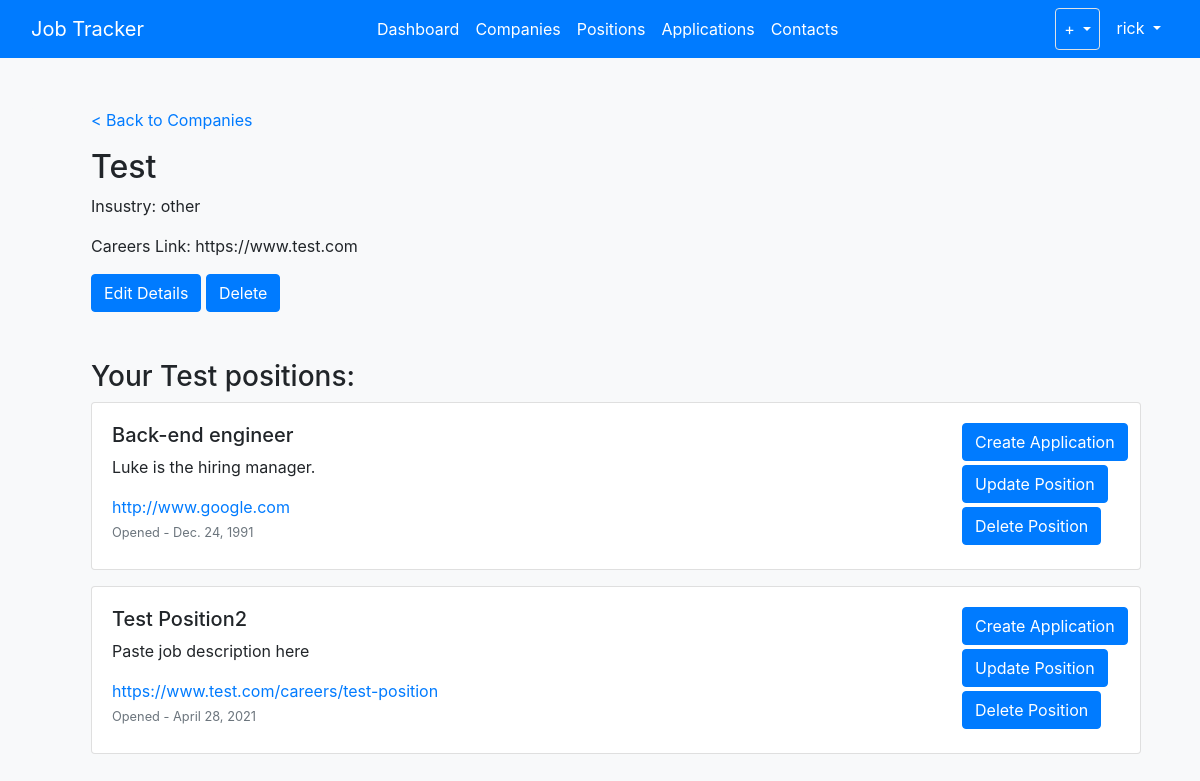
Page /companies/1 (signed in) on the committed database.
### jobs/models.py (models this page shows, shortened)
class Company(models.Model):
	INDUSTRY_CHOICES = [
		('tech', 'Tech'),
		('ecommerce', 'Ecommerce'),
		('healthcare', 'Healthcare'),
		('pharma', 'Pharmaceutical'),
		('aerospace', 'Aerospace'),
		('fintech', 'FinTech'),
		('nonprofit', 'Nonprofit'),
		('defense', 'Defense'),
		('other', 'Other'),
	]
	user = models.ForeignKey(
		User,
		on_delete=models.CASCADE,
		default=1)
	name = models.CharField(max_length=100)
	careers_url = models.URLField(max_length=300, null=True)
	industry = models.CharField(choices=INDUSTRY_CHOICES, max_length=100, null=True)

class Position(models.Model):
	INDUSTRY_SKILL = [
		('Java', 'Java'),
		('C++', 'C++'),
		('Algorithm Design', 'Algorithm Design'),
		('Object Oriented', 'Object Oriented'),
		('Kubernetes', 'Kubernetes')
	]
	user = models.ForeignKey(
		User,
		on_delete=models.CASCADE,
		default=1
		)
	company = models.ForeignKey(
		Company,
		on_delete=models.CASCADE
		)
	position_title = models.CharField(max_length=100)
	position_url = models.URLField(max_length=300, null=True)
	date_opened = models.DateField(null=True)
	date_closed = models.DateField(null=True, blank=True, default='')
	skills = models.CharField(choices=INDUSTRY_SKILL, max_length=100) # Need to look into multiple selection
	job_description = models.TextField(null=True)

### jobs/views.py (the view)
# urls.py: path('companies/<int:pk>', CompanyDetailView.as_view(), name='jobs-company-details'),
class CompanyDetailView(LoginRequiredMixin, DetailView):
    model = Company
    template_name = 'jobs/company_detail.html'
    context_object_name = 'company'

### jobs/templates/jobs/company_detail.html (shortened to what this page needs)
{% extends "jobs/base.html" %}
{% block content %}
<div class="container h-100 mt-5">
	<div class="container ml-3">
		<div class="row">
			<div class=col-md-auto>
				<a href="{% url 'jobs-companies' %}">< Back to Companies</a>
			</div>
		</div>
		<div class="row mt-3">
			<div class="col-md-auto">
				<h2>{{ company.name }}</h2>
			</div>
		</div>
		<div class="row">
			<div class="col-sm-6 mb-3">
				<p>Insustry: {{ company.industry }}</p>
				<p>Careers Link: {{ company.careers_url }}</p>
				<div class="row mb-3">
					<div class="col">
						<a class="btn btn-primary" href="{% url 'jobs-company-update' company.id %}" role="button">Edit Details</a>
						<a class="btn btn-primary" href="{% url 'jobs-company-delete' company.id %}" role="button">Delete</a>
					</div>
			    </div>
			</div>
		</div>
	</div>
	<div class="container positions ml-3 mb-5">
		<div class="row mt-3">
			<div class="col-md-auto">
				<h3>Your {{ company.name }} positions:</h3>
			</div>
		</div>
		{% for position in company.position_set.all %}
		<div class="card mb-3">
			<div class="card-body">
				<div class="row">
					<div class="col-md-10">
						<h5 class="card-title mb-2">{{ position.position_title }}</h5>
						<p>{{ position.job_description }}</p>
						<a href="{{ position.position_url }}" class="card-text ">{{ position.position_url }}</a>
						<p class="card-text"><small class="text-muted">Opened - {{ position.date_opened }}</small></p>
					</div>
					<div class="col-md-2 align-content-stretch">
						<div class="row mb-1">
							{% if position.application_set.all %}
								<a class="btn btn-primary" href="#" role="button">View Application</a>
							{% else %}
								<a class="btn btn-primary" href="#" role="button">Create Application</a>
							{% endif %}
						</div>
						<div class="row mb-1">
							<a class="btn btn-primary" href="{% url 'jobs-update-position' position.id %}" role="button">Update Position</a>
						</div>
						<div class="row mb-1">
							<a class="btn btn-primary" href="{% url 'jobs-delete-position' position.id %}" role="button">Delete Position</a>
						</div>
					</div>
				</div>
			</div>
		</div>
		{% endfor %}
	</div>
</div>
{% endblock content %}

### jobs/templates/jobs/base.html (shortened to what this page needs)
{% load static %}
<!DOCTYPE html>
<html>
<head>
    <link rel="stylesheet" href="https://cdn.jsdelivr.net/npm/bootstrap@4.5.3/dist/css/bootstrap.min.css">
    <link rel="stylesheet" type="text/css" href="{% static 'jobs/style.css' %}">
</head>
<body class="h-100 bg-light">
	<nav class="navbar navbar-expand-lg navbar-dark bg-primary fixed-top">
		<div class="container-fluid">
			<a class="navbar-brand" href="/">Job Tracker</a>
			<div class="collapse navbar-collapse" id="expandMenu">
				<ul class="navbar-nav mr-auto">
					{% if request.user.is_authenticated %}
					<li class="nav-item">
						<a class="nav-link active" aria-current="page" href="/">Dashboard</a>
					</li>
					<li class="nav-item">
						<a class="nav-link active" href="{% url 'jobs-companies' %}">Companies</a>
					</li>
					<li class="nav-item">
						<a class="nav-link active" href="{% url 'jobs-list-positions' %}">Positions</a>
					</li>
					<li class="nav-item">
						<a class="nav-link active" href="{% url 'jobs-list-applications' %}">Applications</a>
					</li>
					<li class="nav-item">
						<a class="nav-link active" href="/contacts">Contacts</a>
					</li>
					{% endif %}
				</ul>
				<ul class="navbar-nav">
					{% if request.user.is_authenticated %}
					<li class="dropdown border rounded">
						<a class="nav-link active dropdown-toggle" href="#" id="navbarDropdownMenuLink" role="button" data-bs-toggle="dropdown" aria-expanded="false"> + </a>
					</li>
					<li class="dropdown ml-2">
						<a class="nav-link active dropdown-toggle" href="#" id="navbarDropdownMenuLink" role="button" data-bs-toggle="dropdown" aria-expanded="false"> {{ request.user.username }} </a>
					</li>
					{% endif %}
				</ul>
			</div>
		</div>
	</nav>
	<div class="container bg-light rounded">
		{% block content %}{% endblock %}
	</div>
</body>
</html>

### jobs/static/jobs/style.css (style rules this page uses)
body { padding-top: 60px; }

### rows in the picture
Company: name "Test", industry "other", careers_url "https://www.test.com"
Position: position_title "Back-end engineer", job_description "Luke is the hiring manager.", position_url "http://www.google.com", date_opened "Dec. 24, 1991", shows "Create Application"
Position: position_title "Test Position2", job_description "Paste job description here", position_url "https://www.test.com/careers/test-position", date_opened "April 28, 2021", shows "Create Application"

### other values in the picture
{{ request.user.username }} "rick"
